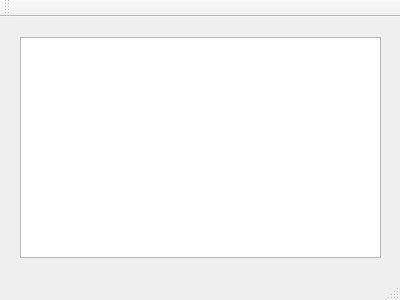
<?xml version="1.0" encoding="UTF-8"?>
<ui version="4.0">
 <class>MainWindow</class>
 <widget class="QMainWindow" name="MainWindow">
  <property name="geometry">
   <rect>
    <x>0</x>
    <y>0</y>
    <width>400</width>
    <height>300</height>
   </rect>
  </property>
  <property name="windowTitle">
   <string>MainWindow</string>
  </property>
  <widget class="QWidget" name="centralWidget">
   <widget class="QTextEdit" name="textEdit">
    <property name="geometry">
     <rect>
      <x>20</x>
      <y>20</y>
      <width>361</width>
      <height>221</height>
     </rect>
    </property>
   </widget>
  </widget>
  <widget class="QMenuBar" name="menuBar">
   <property name="geometry">
    <rect>
     <x>0</x>
     <y>0</y>
     <width>400</width>
     <height>19</height>
    </rect>
   </property>
  </widget>
  <widget class="QToolBar" name="mainToolBar">
   <attribute name="toolBarArea">
    <enum>TopToolBarArea</enum>
   </attribute>
   <attribute name="toolBarBreak">
    <bool>false</bool>
   </attribute>
  </widget>
  <widget class="QStatusBar" name="statusBar"/>
 </widget>
 <layoutdefault spacing="6" margin="11"/>
 <resources/>
 <connections/>
</ui>
